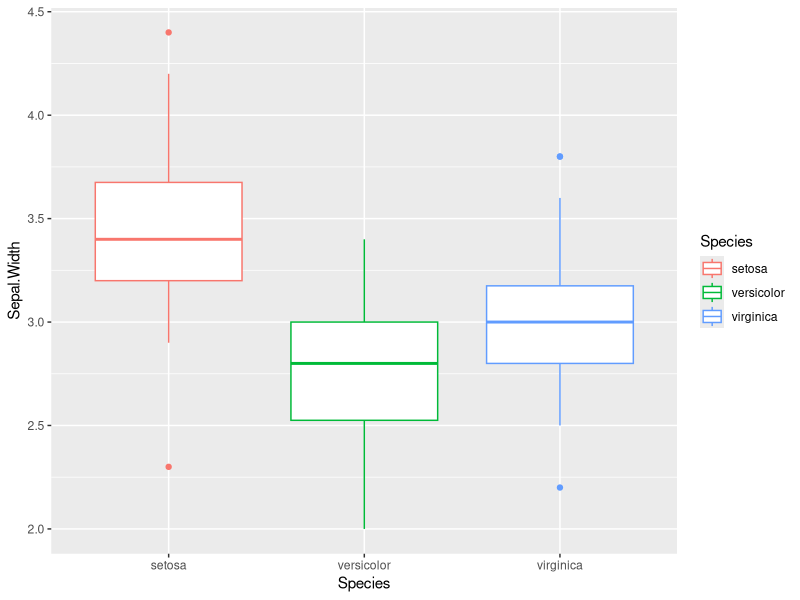
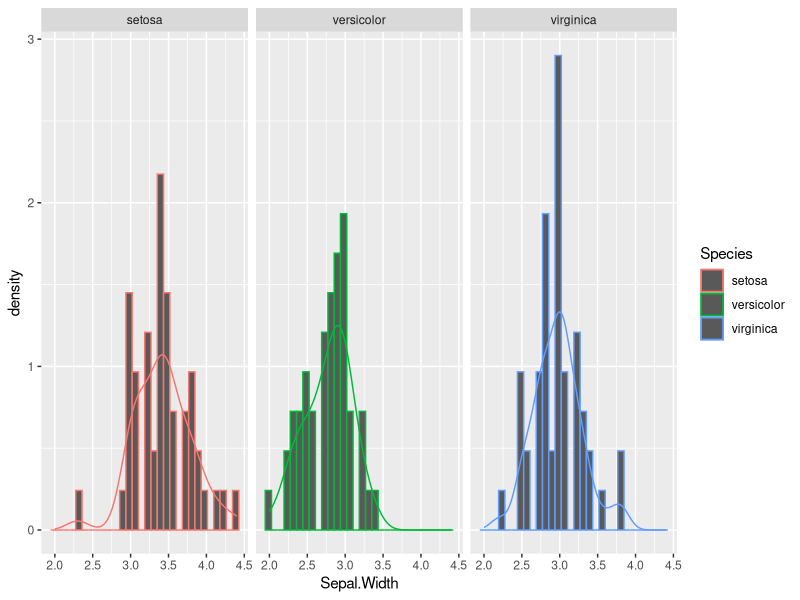

These charts were generated, in order, by the following R code:
## ---- chunk 1
library(dplyr)
library(ggplot2)
## ---- chunk 2
knitr::kable(iris %>% sample_n(50))
## ---- chunk 3
iris %>% 
  ggplot(aes(x=Species, y=Sepal.Width, color=Species))+
  geom_boxplot()

## ---- chunk 4
  iris %>%
    ggplot(aes(x=Sepal.Width, y = ..density.., color=Species)) +
    geom_histogram()+
    geom_density()+
    facet_wrap(. ~Species)
